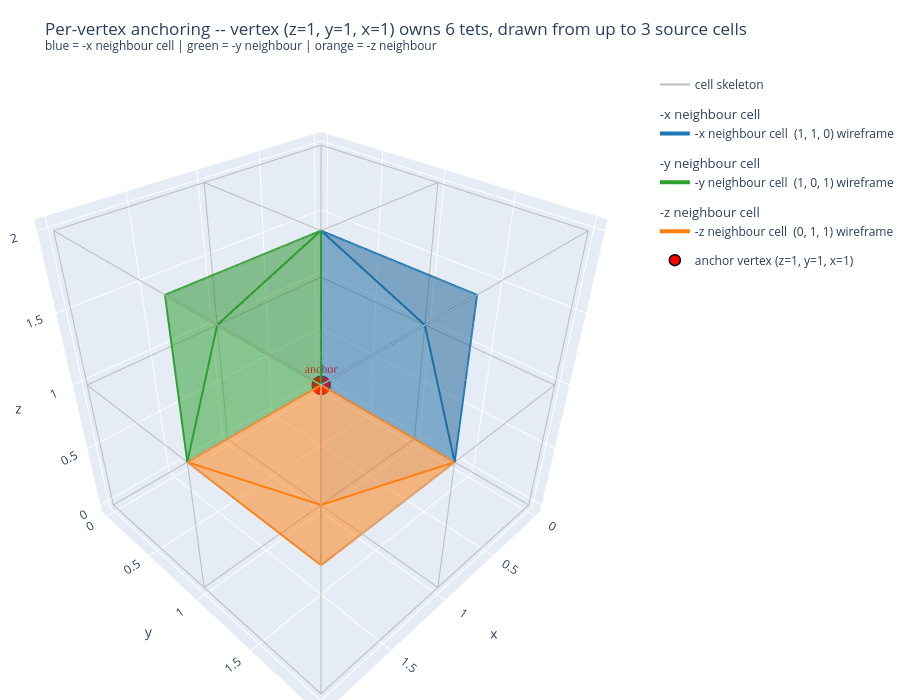

Notebook code for this chart:
### Markdown cell above
### Per-vertex anchoring — the 3D analog of the 2D per-pixel structure

The 2D 2-triangle check (notebook `01_vs-central-diff.ipynb`) is built around a per-pixel rule: every interior pixel `(px, py)` **owns 2 triangles** drawn from 2 different adjacent cells. The two triangles share `(px, py)` as a corner; one extends into the cell to the `-x` side, the other into the cell at `(px, py)`'s own coordinates. Iterating across pixels covers the whole 2D grid with no duplicates (verified in [notebook 13](13_3d-constraint-coverage.ipynb)).

The 3D analog: every interior vertex `(z, y, x)` **owns 6 tets** drawn from up to 3 different adjacent cells:

| tets | path | local anchor `v_A` | source cell |
|---|---|---|---|
| `T0, T1` | x-paths | `v1 = (0, 0, 1)` | `(z, y, x-1)` — cell to the **−x** side |
| `T2, T3` | y-paths | `v2 = (0, 1, 0)` | `(z, y-1, x)` — cell to the **−y** side |
| `T4, T5` | z-paths | `v4 = (1, 0, 0)` | `(z-1, y, x)` — cell to the **−z** side |

So the focal vertex sits at the corner where 3 cubes meet (at `−x, −y, −z`). Each contributing cell hands the vertex 2 tets — exactly mirroring the 2D rule where the anchor pixel sits at the corner where 2 cells meet (`−x, +x` along one axis) and each cell hands it 1 triangle.

**This is a different framing of the same constraint set as in 12b's `tet_constraint_flat`** — the per-cell vectorisation underneath produces the same multiset of values (proved numerically in notebook 13). The visualizations below just label and group the tets by their anchor vertex rather than by their parent cell, so the structural symmetry with 2D is visible.

The figure below shows:

1. **2D anchor mini (3×3 pixel grid).** Pixel `(1, 1)` highlighted; `T1` (lower-left, in cell `(1, 0)`) and `T2` (upper-right, in cell `(1, 1)`) drawn in solid colour. Two triangles, two source cells.
2. **3D anchor body (3×3×3 voxel grid).** Vertex `(1, 1, 1)` highlighted; the 6 anchored tets drawn translucently, colour-grouped by source cell. Three cells (`(1,1,0), (1,0,1), (0,1,1)`), 2 tets each. Static matplotlib + interactive plotly versions.

### Code cell
# Per-vertex anchor offsets (which voxel within a cell anchors each tet).
ANCHOR_OFFSETS_PV = np.array([
    [0, 0, 1],  # T0 -> v1 of cell -> voxel (cz, cy, cx+1)
    [0, 0, 1],  # T1 -> v1
    [0, 1, 0],  # T2 -> v2 of cell -> voxel (cz, cy+1, cx)
    [0, 1, 0],  # T3 -> v2
    [1, 0, 0],  # T4 -> v4 of cell -> voxel (cz+1, cy, cx)
    [1, 0, 0],  # T5 -> v4
])


def tets_anchored_at(vz, vy, vx, grid_shape):
    """Return the (up to 6) tets anchored at vertex (vz, vy, vx) under the
    per-vertex framing. Each entry has cell, tet, local_inds, source_axis.
    """
    D, H, W = grid_shape
    out = []

    candidates = [
        (0, 1, 'x', (vz, vy, vx - 1)),  # T0
        (1, 1, 'x', (vz, vy, vx - 1)),  # T1
        (2, 1, 'y', (vz, vy - 1, vx)),  # T2
        (3, 1, 'y', (vz, vy - 1, vx)),  # T3
        (4, 1, 'z', (vz - 1, vy, vx)),  # T4
        (5, 1, 'z', (vz - 1, vy, vx)),  # T5
    ]
    for t, _, axis, (cz, cy, cx) in candidates:
        if cz < 0 or cy < 0 or cx < 0:
            continue
        if cz > D - 2 or cy > H - 2 or cx > W - 2:
            continue
        out.append({
            'cell': (cz, cy, cx),
            'tet': t,
            'local_inds': tuple(int(i) for i in TET_INDICES[t]),
            'source_axis': axis,
        })
    return out


# ---------------------------------------------------------------------------
# 2D mini analog: pixel (1, 1) of a 3x3 grid + its 2 anchored triangles.
# ---------------------------------------------------------------------------
from matplotlib.patches import Polygon as _MplPoly

H_2D, W_2D = 3, 3
fx, fy = 1, 1  # focal pixel
fig, ax = plt.subplots(1, 1, figsize=(6.5, 6.0), layout='constrained')

# Faint reference grid + cell-id labels.
for x in range(W_2D):
    ax.plot([x, x], [0, H_2D - 1], color='gray', lw=0.5, alpha=0.5)
for y in range(H_2D):
    ax.plot([0, W_2D - 1], [y, y], color='gray', lw=0.5, alpha=0.5)

# T1 at (fx, fy): vertices (fx, fy), (fx-1, fy+1), (fx, fy+1) -- in cell (fy, fx-1)
T1 = [(fx, fy), (fx - 1, fy + 1), (fx, fy + 1)]
# T2 at (fx, fy): vertices (fx, fy), (fx, fy+1), (fx+1, fy) -- in cell (fy, fx)
T2 = [(fx, fy), (fx, fy + 1), (fx + 1, fy)]

ax.add_patch(_MplPoly(T1, fill=True, facecolor='#1f77b4', alpha=0.55,
                      edgecolor='#1f77b4', linewidth=2.5))
ax.add_patch(_MplPoly(T2, fill=True, facecolor='#ff7f0e', alpha=0.55,
                      edgecolor='#ff7f0e', linewidth=2.5))

# Annotate which cell each triangle came from.
ax.text(0.5, 1.5, 'cell (1, 0)\n+ T1',
        ha='center', va='center', fontsize=9, fontweight='bold',
        color='#1f77b4',
        bbox=dict(boxstyle='round,pad=0.2', facecolor='#e6f0fa',
                  edgecolor='#1f77b4', alpha=0.95))
ax.text(1.5, 1.4, 'cell (1, 1)\n+ T2',
        ha='center', va='center', fontsize=9, fontweight='bold',
        color='#ff7f0e',
        bbox=dict(boxstyle='round,pad=0.2', facecolor='#fff1e6',
                  edgecolor='#ff7f0e', alpha=0.95))

# Anchor pixel marker.
ax.scatter(fx, fy, color='red', s=240, edgecolor='black', linewidth=1.5, zorder=20)
ax.text(fx + 0.10, fy - 0.15,
        'anchor pixel\n(x=' + str(fx) + ', y=' + str(fy) + ')\nowns 2 triangles',
        fontsize=10, fontweight='bold',
        bbox=dict(boxstyle='round,pad=0.25', facecolor='#fffbcc',
                  edgecolor='red', linewidth=1.0, alpha=0.95))

ax.set_xlabel('x'); ax.set_ylabel('y (down)')
ax.invert_yaxis()
ax.set_aspect('equal')
ax.set_xlim(-0.4, W_2D - 0.6)
ax.set_ylim(H_2D - 0.6, -0.4)
ax.set_title('2D analog -- per-pixel anchoring on a 3x3 grid\n'
             'pixel (1, 1) anchors T1 (from cell (1, 0)) + T2 (from cell (1, 1))',
             fontsize=11)
plt.show()


# ---------------------------------------------------------------------------
# 3D static: 6 tets anchored at vertex (1, 1, 1), colour-grouped by source cell.
# ---------------------------------------------------------------------------
def plot_anchored_tets_static(vz, vy, vx, grid_shape=(3, 3, 3)):
    D, H, W = grid_shape
    anchored = tets_anchored_at(vz, vy, vx, grid_shape)
    by_cell = {}
    for t in anchored:
        by_cell.setdefault(t['cell'], []).append(t)

    fig = plt.figure(figsize=(11, 9), layout='constrained')
    ax = fig.add_subplot(111, projection='3d')
    _draw_grid_skeleton(ax, grid_shape)

    # 3 cells max (one per axis).
    cell_color_axis = {'x': '#1f77b4', 'y': '#2ca02c', 'z': '#ff7f0e'}

    # Outline each contributing cell in its axis colour.
    for cell in sorted(by_cell):
        cz, cy, cx = cell
        axis = by_cell[cell][0]['source_axis']
        col = cell_color_axis[axis]
        for i, j in CUBE_EDGES:
            p_i = CUBE_CORNERS[i]; p_j = CUBE_CORNERS[j]
            ax.plot([cx + p_i[2], cx + p_j[2]],
                    [cy + p_i[1], cy + p_j[1]],
                    [cz + p_i[0], cz + p_j[0]],
                    color=col, lw=1.4, alpha=0.85)
    # Filled tets.
    for t in anchored:
        cz, cy, cx = t['cell']
        axis = t['source_axis']
        col = cell_color_axis[axis]
        pts = _tet_world_pts(cz, cy, cx, t['local_inds'])
        faces = [
            [pts[0], pts[1], pts[2]],
            [pts[0], pts[1], pts[3]],
            [pts[0], pts[2], pts[3]],
            [pts[1], pts[2], pts[3]],
        ]
        ax.add_collection3d(Poly3DCollection(
            faces, facecolor=col, alpha=0.30,
            edgecolor=col, linewidth=0.9))

    # Anchor vertex marker.
    ax.scatter([vx], [vy], [vz], color='red', s=240,
               edgecolor='black', linewidth=1.5, zorder=20)
    ax.text(vx + 0.10, vy + 0.10, vz + 0.20,
            'anchor vertex\n(z=' + str(vz) + ', y=' + str(vy) + ', x=' + str(vx) +
            ')\nowns ' + str(len(anchored)) + ' tets',
            color='black', fontsize=10, fontweight='bold',
            bbox=dict(boxstyle='round,pad=0.25', facecolor='#fffbcc',
                      edgecolor='red', linewidth=1.0, alpha=0.95))
    ax.set_xlabel('x'); ax.set_ylabel('y'); ax.set_zlabel('z')
    ax.set_xlim(-0.3, W - 0.7); ax.set_ylim(-0.3, H - 0.7); ax.set_zlim(-0.3, D - 0.7)
    ax.set_box_aspect((W, H, D))
    ax.view_init(elev=22, azim=-58)
    ax.set_title(
        '3D per-vertex anchoring -- vertex (z=' + str(vz) + ', y=' + str(vy) +
        ', x=' + str(vx) + ') owns ' + str(len(anchored)) + ' tets, '
        '2 each from 3 cells (-x, -y, -z neighbours)\n'
        'cell to -x = blue, cell to -y = green, cell to -z = orange',
        fontsize=11)
    plt.show()

    print('Per-vertex anchoring at (z=' + str(vz) + ', y=' + str(vy) +
          ', x=' + str(vx) + '):  ' + str(len(anchored)) + ' tets, ' +
          str(len(by_cell)) + ' source cells')
    for cell, ts in sorted(by_cell.items()):
        cz, cy, cx = cell
        axis = ts[0]['source_axis']
        print('  cell (cz=' + str(cz) + ', cy=' + str(cy) + ', cx=' + str(cx) +
              ')  on -' + axis + ' side  -> tets ' +
              ', '.join('T' + str(t['tet']) for t in ts))


plot_anchored_tets_static(1, 1, 1, grid_shape=(3, 3, 3))


# ---------------------------------------------------------------------------
# 3D interactive: same data via plotly with hover tooltips.
# ---------------------------------------------------------------------------
def plot_anchored_tets_interactive(vz, vy, vx, grid_shape=(3, 3, 3)):
    D, H, W = grid_shape
    anchored = tets_anchored_at(vz, vy, vx, grid_shape)

    fig = go.Figure()

    # Skeleton.
    skel_x, skel_y, skel_z = [], [], []
    for cz in range(D - 1):
        for cy in range(H - 1):
            for cx in range(W - 1):
                for i, j in CUBE_EDGES:
                    pi = CUBE_CORNERS[i]; pj = CUBE_CORNERS[j]
                    skel_x += [cx + pi[2], cx + pj[2], np.nan]
                    skel_y += [cy + pi[1], cy + pj[1], np.nan]
                    skel_z += [cz + pi[0], cz + pj[0], np.nan]
    fig.add_trace(go.Scatter3d(
        x=skel_x, y=skel_y, z=skel_z, mode='lines',
        line=dict(color='#bbbbbb', width=2),
        name='cell skeleton', hoverinfo='skip',
    ))

    AXIS_COLOR = {'x': '#1f77b4', 'y': '#2ca02c', 'z': '#ff7f0e'}
    AXIS_LABEL = {'x': '-x neighbour cell', 'y': '-y neighbour cell',
                  'z': '-z neighbour cell'}

    # Group tets by source-axis (which gives 1 cell per axis at this anchor).
    by_axis = {'x': [], 'y': [], 'z': []}
    for t in anchored:
        by_axis[t['source_axis']].append(t)

    TET_EDGE_PAIRS = [(0,1),(0,2),(0,3),(1,2),(1,3),(2,3)]
    for axis in ('x', 'y', 'z'):
        ts = by_axis[axis]
        if not ts:
            continue
        col = AXIS_COLOR[axis]

        # Edges (wireframe).
        ex, ey, ez = [], [], []
        for t in ts:
            cz, cy, cx = t['cell']
            pts = _tet_world_pts(cz, cy, cx, t['local_inds'])
            for ia, ib in TET_EDGE_PAIRS:
                ex += [pts[ia, 0], pts[ib, 0], np.nan]
                ey += [pts[ia, 1], pts[ib, 1], np.nan]
                ez += [pts[ia, 2], pts[ib, 2], np.nan]
        cell = ts[0]['cell']
        fig.add_trace(go.Scatter3d(
            x=ex, y=ey, z=ez, mode='lines',
            line=dict(color=col, width=4),
            name=AXIS_LABEL[axis] + '  ' + str(cell) + ' wireframe',
            legendgroup='axis_' + axis,
            legendgrouptitle_text=AXIS_LABEL[axis],
            hoverinfo='skip',
        ))

        # Filled tets, hover.
        for t in ts:
            cz, cy, cx = t['cell']
            pts = _tet_world_pts(cz, cy, cx, t['local_inds'])
            fig.add_trace(go.Mesh3d(
                x=pts[:, 0], y=pts[:, 1], z=pts[:, 2],
                i=[0, 0, 0, 1], j=[1, 1, 2, 2], k=[2, 3, 3, 3],
                color=col, opacity=0.30, flatshading=True,
                name='cell ' + str(cell) + ' T' + str(t['tet']),
                hovertemplate=(
                    '<b>tet T' + str(t['tet']) + '</b><br>'
                    'source cell (cz=' + str(cz) + ', cy=' + str(cy) + ', cx=' + str(cx) +
                    ')<br>anchor on -' + axis + ' axis<br>'
                    'tet vertices = (v' + ', v'.join(str(i) for i in t['local_inds']) + ')'
                    '<extra></extra>'
                ),
                legendgroup='axis_' + axis,
                showlegend=False,
            ))

    # Anchor vertex marker.
    fig.add_trace(go.Scatter3d(
        x=[vx], y=[vy], z=[vz], mode='markers+text',
        marker=dict(size=11, color='red', line=dict(color='black', width=1.5)),
        text=['anchor'], textposition='top center',
        textfont=dict(size=12, color='red', family='Arial Black'),
        name='anchor vertex (z=' + str(vz) + ', y=' + str(vy) + ', x=' + str(vx) + ')',
        hovertemplate=('anchor vertex (z=' + str(vz) + ', y=' + str(vy) + ', x=' + str(vx) + ')'
                       '<extra></extra>'),
    ))

    fig.update_layout(
        title=('Per-vertex anchoring -- vertex (z=' + str(vz) + ', y=' + str(vy) +
               ', x=' + str(vx) + ') owns ' + str(len(anchored)) +
               ' tets, drawn from up to 3 source cells<br>'
               '<sup>blue = -x neighbour cell | green = -y neighbour | orange = -z neighbour</sup>'),
        scene=dict(xaxis_title='x', yaxis_title='y', zaxis_title='z',
                   aspectmode='cube'),
        height=700, margin=dict(l=0, r=0, b=0, t=70),
        legend=dict(groupclick='toggleitem'),
    )
    fig.show()


plot_anchored_tets_interactive(1, 1, 1, grid_shape=(3, 3, 3))

### Figure 1 — Plotly figure (JSON) as saved in the notebook; plotly's stock layout.template omitted (floating-point values rounded to 4 significant figures; data arrays with more than 128 entries replaced by an {"elided": "..."} marker saying what was removed)
{"data": [{"hoverinfo": "skip", "line": {"color": "#bbbbbb", "width": 2}, "mode": "lines", "name": "cell skeleton", "type": "scatter3d", "x": {"elided": "288 int values"}, "y": {"elided": "288 int values"}, "z": {"elided": "288 int values"}}, {"hoverinfo": "skip", "legendgroup": "axis_x", "legendgrouptitle": {"text": "-x neighbour cell"}, "line": {"color": "#1f77b4", "width": 4}, "mode": "lines", "name": "-x neighbour cell  (1, 1, 0) wireframe", "type": "scatter3d", "x": [0.0, 1.0, null, 0.0, 1.0, null, 0.0, 1.0, null, 1.0, 1.0, null, 1.0, 1.0, null, 1.0, 1.0, null, 0.0, 1.0, null, 0.0, 1.0, null, 0.0, 1.0, null, 1.0, 1.0, null, 1.0, 1.0, null, 1.0, 1.0, null], "y": [1.0, 1.0, null, 1.0, 2.0, null, 1.0, 2.0, null, 1.0, 2.0, null, 1.0, 2.0, null, 2.0, 2.0, null, 1.0, 1.0, null, 1.0, 1.0, null, 1.0, 2.0, null, 1.0, 1.0, null, 1.0, 2.0, null, 1.0, 2.0, null], "z": [1.0, 1.0, null, 1.0, 1.0, null, 1.0, 2.0, null, 1.0, 1.0, null, 1.0, 2.0, null, 1.0, 2.0, null, 1.0, 1.0, null, 1.0, 2.0, null, 1.0, 2.0, null, 1.0, 2.0, null, 1.0, 2.0, null, 2.0, 2.0, null]}, {"color": "#1f77b4", "flatshading": true, "hovertemplate": "<b>tet T0</b><br>source cell (cz=1, cy=1, cx=0)<br>anchor on -x axis<br>tet vertices = (v0, v1, v3, v7)<extra></extra>", "i": [0, 0, 0, 1], "j": [1, 1, 2, 2], "k": [2, 3, 3, 3], "legendgroup": "axis_x", "name": "cell (1, 1, 0) T0", "opacity": 0.3, "showlegend": false, "type": "mesh3d", "x": [0.0, 1.0, 1.0, 1.0], "y": [1.0, 1.0, 2.0, 2.0], "z": [1.0, 1.0, 1.0, 2.0]}, {"color": "#1f77b4", "flatshading": true, "hovertemplate": "<b>tet T1</b><br>source cell (cz=1, cy=1, cx=0)<br>anchor on -x axis<br>tet vertices = (v0, v1, v5, v7)<extra></extra>", "i": [0, 0, 0, 1], "j": [1, 1, 2, 2], "k": [2, 3, 3, 3], "legendgroup": "axis_x", "name": "cell (1, 1, 0) T1", "opacity": 0.3, "showlegend": false, "type": "mesh3d", "x": [0.0, 1.0, 1.0, 1.0], "y": [1.0, 1.0, 1.0, 2.0], "z": [1.0, 1.0, 2.0, 2.0]}, {"hoverinfo": "skip", "legendgroup": "axis_y", "legendgrouptitle": {"text": "-y neighbour cell"}, "line": {"color": "#2ca02c", "width": 4}, "mode": "lines", "name": "-y neighbour cell  (1, 0, 1) wireframe", "type": "scatter3d", "x": [1.0, 1.0, null, 1.0, 2.0, null, 1.0, 2.0, null, 1.0, 2.0, null, 1.0, 2.0, null, 2.0, 2.0, null, 1.0, 1.0, null, 1.0, 1.0, null, 1.0, 2.0, null, 1.0, 1.0, null, 1.0, 2.0, null, 1.0, 2.0, null], "y": [0.0, 1.0, null, 0.0, 1.0, null, 0.0, 1.0, null, 1.0, 1.0, null, 1.0, 1.0, null, 1.0, 1.0, null, 0.0, 1.0, null, 0.0, 1.0, null, 0.0, 1.0, null, 1.0, 1.0, null, 1.0, 1.0, null, 1.0, 1.0, null], "z": [1.0, 1.0, null, 1.0, 1.0, null, 1.0, 2.0, null, 1.0, 1.0, null, 1.0, 2.0, null, 1.0, 2.0, null, 1.0, 1.0, null, 1.0, 2.0, null, 1.0, 2.0, null, 1.0, 2.0, null, 1.0, 2.0, null, 2.0, 2.0, null]}, {"color": "#2ca02c", "flatshading": true, "hovertemplate": "<b>tet T2</b><br>source cell (cz=1, cy=0, cx=1)<br>anchor on -y axis<br>tet vertices = (v0, v2, v3, v7)<extra></extra>", "i": [0, 0, 0, 1], "j": [1, 1, 2, 2], "k": [2, 3, 3, 3], "legendgroup": "axis_y", "name": "cell (1, 0, 1) T2", "opacity": 0.3, "showlegend": false, "type": "mesh3d", "x": [1.0, 1.0, 2.0, 2.0], "y": [0.0, 1.0, 1.0, 1.0], "z": [1.0, 1.0, 1.0, 2.0]}, {"color": "#2ca02c", "flatshading": true, "hovertemplate": "<b>tet T3</b><br>source cell (cz=1, cy=0, cx=1)<br>anchor on -y axis<br>tet vertices = (v0, v2, v6, v7)<extra></extra>", "i": [0, 0, 0, 1], "j": [1, 1, 2, 2], "k": [2, 3, 3, 3], "legendgroup": "axis_y", "name": "cell (1, 0, 1) T3", "opacity": 0.3, "showlegend": false, "type": "mesh3d", "x": [1.0, 1.0, 1.0, 2.0], "y": [0.0, 1.0, 1.0, 1.0], "z": [1.0, 1.0, 2.0, 2.0]}, {"hoverinfo": "skip", "legendgroup": "axis_z", "legendgrouptitle": {"text": "-z neighbour cell"}, "line": {"color": "#ff7f0e", "width": 4}, "mode": "lines", "name": "-z neighbour cell  (0, 1, 1) wireframe", "type": "scatter3d", "x": [1.0, 1.0, null, 1.0, 2.0, null, 1.0, 2.0, null, 1.0, 2.0, null, 1.0, 2.0, null, 2.0, 2.0, null, 1.0, 1.0, null, 1.0, 1.0, null, 1.0, 2.0, null, 1.0, 1.0, null, 1.0, 2.0, null, 1.0, 2.0, null], "y": [1.0, 1.0, null, 1.0, 1.0, null, 1.0, 2.0, null, 1.0, 1.0, null, 1.0, 2.0, null, 1.0, 2.0, null, 1.0, 1.0, null, 1.0, 2.0, null, 1.0, 2.0, null, 1.0, 2.0, null, 1.0, 2.0, null, 2.0, 2.0, null], "z": [0.0, 1.0, null, 0.0, 1.0, null, 0.0, 1.0, null, 1.0, 1.0, null, 1.0, 1.0, null, 1.0, 1.0, null, 0.0, 1.0, null, 0.0, 1.0, null, 0.0, 1.0, null, 1.0, 1.0, null, 1.0, 1.0, null, 1.0, 1.0, null]}, {"color": "#ff7f0e", "flatshading": true, "hovertemplate": "<b>tet T4</b><br>source cell (cz=0, cy=1, cx=1)<br>anchor on -z axis<br>tet vertices = (v0, v4, v5, v7)<extra></extra>", "i": [0, 0, 0, 1], "j": [1, 1, 2, 2], "k": [2, 3, 3, 3], "legendgroup": "axis_z", "name": "cell (0, 1, 1) T4", "opacity": 0.3, "showlegend": false, "type": "mesh3d", "x": [1.0, 1.0, 2.0, 2.0], "y": [1.0, 1.0, 1.0, 2.0], "z": [0.0, 1.0, 1.0, 1.0]}, {"color": "#ff7f0e", "flatshading": true, "hovertemplate": "<b>tet T5</b><br>source cell (cz=0, cy=1, cx=1)<br>anchor on -z axis<br>tet vertices = (v0, v4, v6, v7)<extra></extra>", "i": [0, 0, 0, 1], "j": [1, 1, 2, 2], "k": [2, 3, 3, 3], "legendgroup": "axis_z", "name": "cell (0, 1, 1) T5", "opacity": 0.3, "showlegend": false, "type": "mesh3d", "x": [1.0, 1.0, 1.0, 2.0], "y": [1.0, 1.0, 2.0, 2.0], "z": [0.0, 1.0, 1.0, 1.0]}, {"hovertemplate": "anchor vertex (z=1, y=1, x=1)<extra></extra>", "marker": {"color": "red", "line": {"color": "black", "width": 1.5}, "size": 11}, "mode": "markers+text", "name": "anchor vertex (z=1, y=1, x=1)", "text": ["anchor"], "textfont": {"color": "red", "family": "Arial Black", "size": 12}, "textposition": "top center", "type": "scatter3d", "x": [1], "y": [1], "z": [1]}], "layout": {"height": 700, "legend": {"groupclick": "toggleitem"}, "margin": {"b": 0, "l": 0, "r": 0, "t": 70}, "scene": {"aspectmode": "cube", "xaxis": {"title": {"text": "x"}}, "yaxis": {"title": {"text": "y"}}, "zaxis": {"title": {"text": "z"}}}, "title": {"text": "Per-vertex anchoring -- vertex (z=1, y=1, x=1) owns 6 tets, drawn from up to 3 source cells<br><sup>blue = -x neighbour cell | green = -y neighbour | orange = -z neighbour</sup>"}}}
